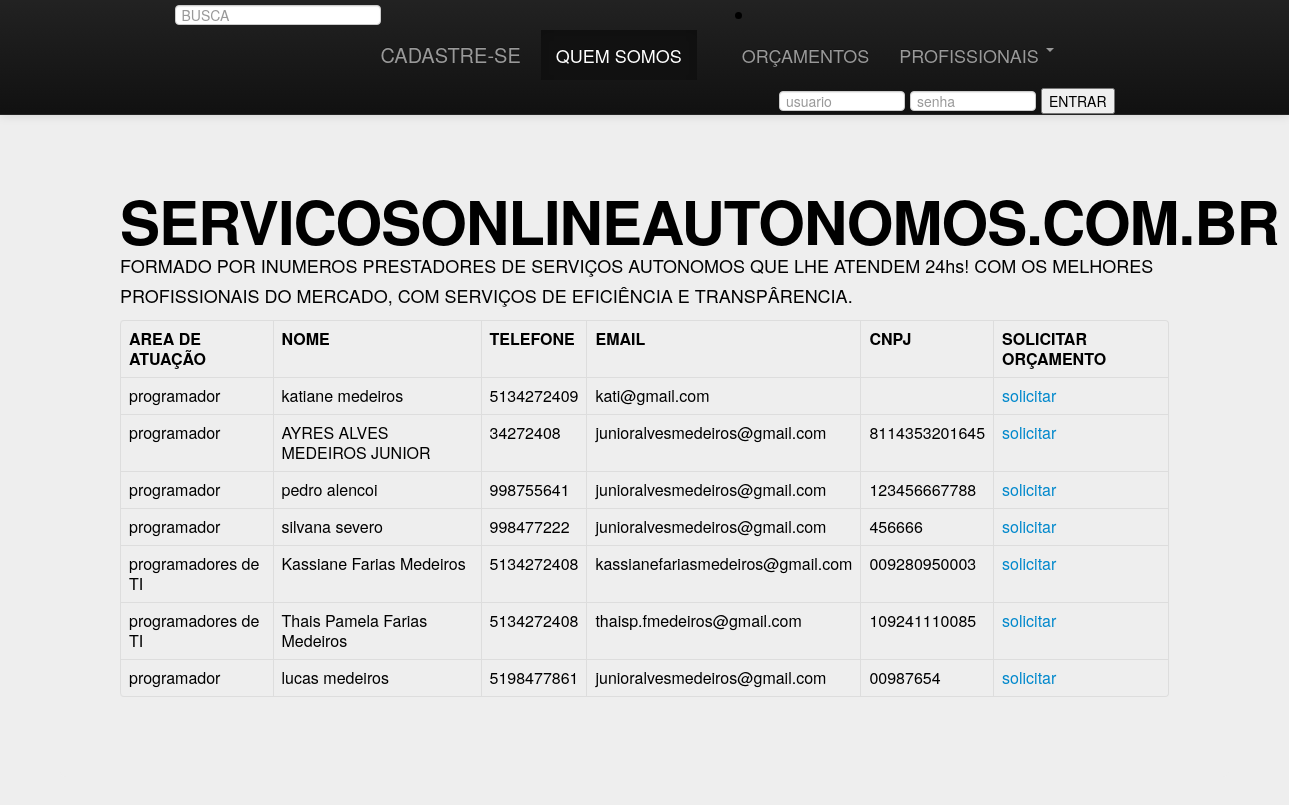
The app's page /src/querys/profissionais_programador.php with its own data.
### tables this page shows
CREATE TABLE IF NOT EXISTS `USUARIO_CADASTRADO` (
  `ID_PROFISSIONAL` int(11) NOT NULL,
  `CPF` int(11) DEFAULT NULL,
  `CREA` int(11) DEFAULT NULL,
  `NOME` varchar(200) DEFAULT NULL,
  `DATA_NASC` varchar(500) DEFAULT NULL,
  `TELEFONE` varchar(200) DEFAULT NULL,
  `EMAIL` varchar(100) DEFAULT NULL,
  `RUA` varchar(200) DEFAULT NULL,
  `NUMERO` varchar(200) DEFAULT NULL,
  `BAIRRO` varchar(200) DEFAULT NULL,
  `ESTADO` varchar(20) DEFAULT NULL,
  `CIDADE` varchar(100) DEFAULT NULL,
  `CEP` varchar(200) DEFAULT NULL,
  `AREA_ATUACAO` varchar(100) DEFAULT NULL,
  `SENHA` varchar(400) DEFAULT NULL,
  `LOGIN_USUARIO` varchar(400) DEFAULT NULL,
  `CNPJ` varchar(255) DEFAULT NULL
);

### src/querys/profissionais_programador.php (the view, shortened to what this page needs)
<?php
   include_once("conexaobanco.php");
   ?>
<html>
   <head>
      <link href="css/bootstrap.min.css" rel="stylesheet"media="screen">
      <div class="navbar navbar-inverse navbar-fixed-top">
         <div class="navbar-inner">
            <div class="container">
               <li align="center">
                  <form method="POST"action="busca.php" class="navbar-search pull-left">
                     <input type="text" name="busca" placeholder="BUSCA">
                  </form>
               </li>
               <a class="brand" href="http://www.servicosonlineautonomos.com.br/cadastro.php">CADASTRE-SE</a>
               <div class="nav-collapse collapse">
                  <ul class="nav">
                     <li class="active"><a href="http://www.servicosonlineautonomos.com.br">QUEM SOMOS</a></li>
                     <li><a href="#about"></a></li>
                     <li><a href="http://www.servicosonlineautonomos.com.br/orçamento.php">ORÇAMENTOS</a></li>
                     <li class="dropdown">
                        <a href="#" class="dropdown-toggle" data-toggle="dropdown">PROFISSIONAIS <b class="caret"></b></a>
                     </li>
                  </ul>
                  <form method="POST"action="valida.php"class="navbar-form pull-right">
                        <input class="span2" name="usuario" placeholder="usuario" type="text">
                        <input class="span2" name="senha" placeholder="senha" type="password">
                        <input type="submit" name="btnLogin"  value="ENTRAR" >
                     </form>
               </div>
            </div>
         </div>
      </div>
   </head>
   <body  class="hero-unit">
      <div class="hero-unit">
         <br><br>
         <h1>SERVICOSONLINEAUTONOMOS.COM.BR</h1>
         <p>FORMADO POR INUMEROS PRESTADORES DE SERVIÇOS  AUTONOMOS QUE LHE ATENDEM 24hs! COM OS MELHORES PROFISSIONAIS DO MERCADO, COM SERVIÇOS DE EFICIÊNCIA  E TRANSPÂRENCIA.</p>
         <table class="table table-bordered">
         <tr>
            <th>AREA DE ATUAÇÃO</th>
            <th>NOME</th>
            <th>TELEFONE</th>
            <th>EMAIL</th>
            <th>CNPJ</th>
            <th>SOLICITAR ORÇAMENTO</th>
         </tr>
         <?php
            $sql = "SELECT * FROM USUARIO_CADASTRADO WHERE AREA_ATUACAO LIKE'%programador%'";
            $resultado = mysqli_query($con,$sql) or die("Erro ao retornar dados");
            while ($registro = mysqli_fetch_array($resultado))
            {
              $nome = $registro['NOME'];
              $telefone= $registro['TELEFONE'];
              $email= $registro['EMAIL'];
              $cnpj = $registro['CNPJ'];
              $atuacao = $registro['AREA_ATUACAO'];
              echo "<tr>";
               echo "<td>".$atuacao."</td>";
              echo "<td>".$nome."</td>";
              echo "<td>".$telefone."</td>";
              echo "<td>".$email."</td>";
               echo "<td>".$cnpj."</td>";
               echo "<td><a  href='orçamento.php?nome_profissional=$nome&cnpj=$cnpj&email_profissional=$email&area_atuacao=$atuacao'>solicitar</a></td>";
              echo "</tr>";
            }
            echo "</table>";
            ?>

### records on screen
usuario_cadastrado: AREA_ATUACAO "programador", NOME "katiane medeiros", TELEFONE "5134272409", EMAIL "kati@gmail.com"
usuario_cadastrado: AREA_ATUACAO "programador", NOME "AYRES ALVES MEDEIROS JUNIOR", TELEFONE "34272408", EMAIL "junioralvesmedeiros@gmail.com", CNPJ "8114353201645"
usuario_cadastrado: AREA_ATUACAO "programador", NOME "pedro alencoi", TELEFONE "998755641", EMAIL "junioralvesmedeiros@gmail.com", CNPJ "123456667788"
usuario_cadastrado: AREA_ATUACAO "programador", NOME "silvana severo", TELEFONE "998477222", EMAIL "junioralvesmedeiros@gmail.com", CNPJ "456666"
usuario_cadastrado: AREA_ATUACAO "programadores de TI", NOME "Kassiane Farias Medeiros", TELEFONE "5134272408", EMAIL "kassianefariasmedeiros@gmail.com", CNPJ "009280950003"
usuario_cadastrado: AREA_ATUACAO "programadores de TI", NOME "Thais Pamela Farias Medeiros", TELEFONE "5134272408", EMAIL "thaisp.fmedeiros@gmail.com", CNPJ "109241110085"
usuario_cadastrado: AREA_ATUACAO "programador", NOME "lucas medeiros", TELEFONE "5198477861", EMAIL "junioralvesmedeiros@gmail.com", CNPJ "00987654"
